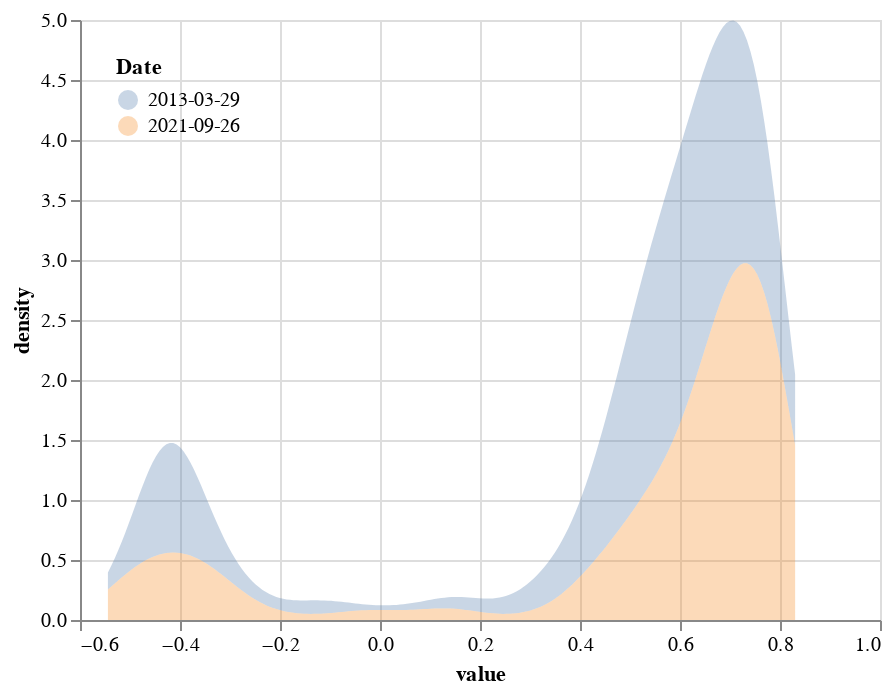

Source (notebook cell):
### Code cell
alt.Chart(df).transform_density(
    'value',
    as_=['value', 'density'], 
    cumulative=False,
    groupby=['variable']
).mark_area(opacity=0.3).encode(
    x="value:Q",
    y='density:Q',
    color=alt.Color('variable:N', legend=alt.Legend(title='Date', orient="top-left"))
)

### Figure 1 — Vega-Lite specification as saved in the notebook (floating-point values rounded to 4 significant figures; data arrays with more than 128 entries replaced by an {"elided": "..."} marker saying what was removed)
{"config": {"view": {"continuousWidth": 400, "continuousHeight": 300}}, "data": {"name": "data-ee1d7b13a1e9fddbccb4f72bb13443d6"}, "mark": {"type": "area", "opacity": 0.3}, "encoding": {"color": {"type": "nominal", "field": "variable", "legend": {"orient": "top-left", "title": "Date"}}, "x": {"type": "quantitative", "field": "value"}, "y": {"type": "quantitative", "field": "density"}}, "transform": [{"density": "value", "cumulative": false, "groupby": ["variable"], "as": ["value", "density"]}], "$schema": "https://vega.github.io/schema/vega-lite/v4.8.1.json", "datasets": {"data-ee1d7b13a1e9fddbccb4f72bb13443d6": {"elided": "810 records"}}}
